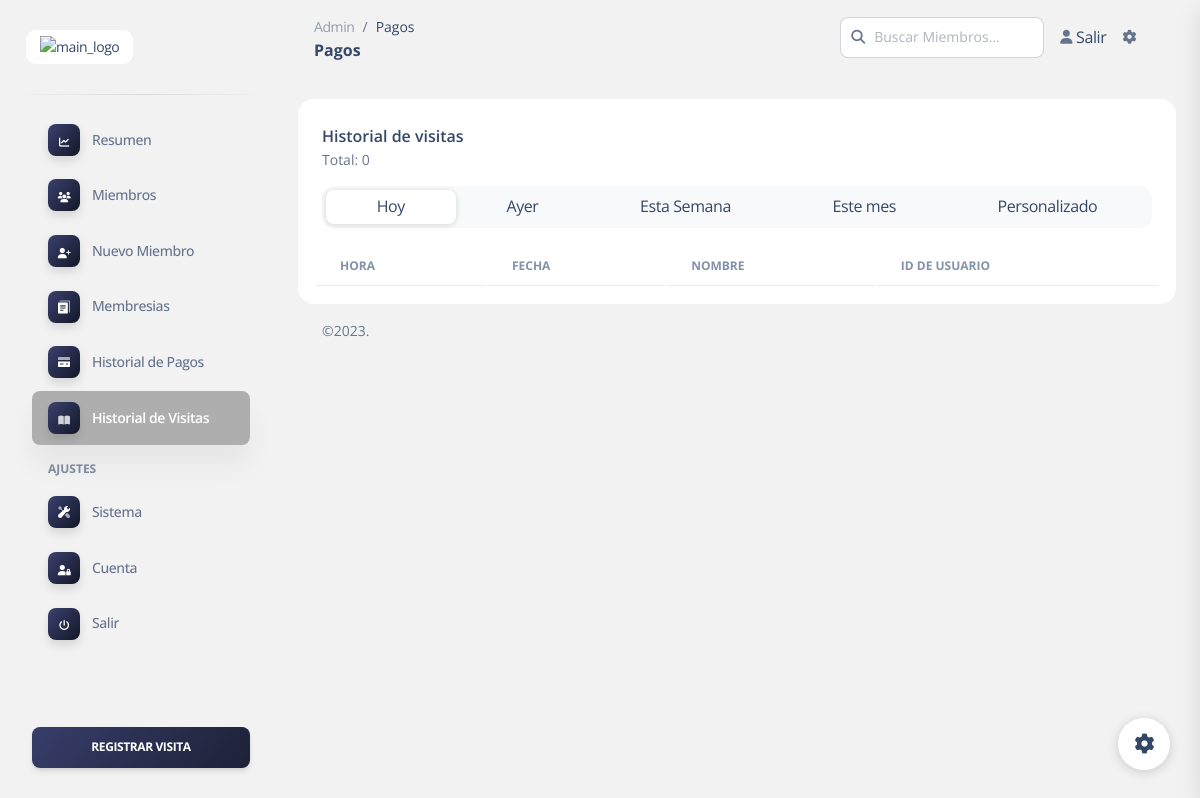
The page /dashboard/admin/visit_history.php (signed in) on the database as committed earlier.
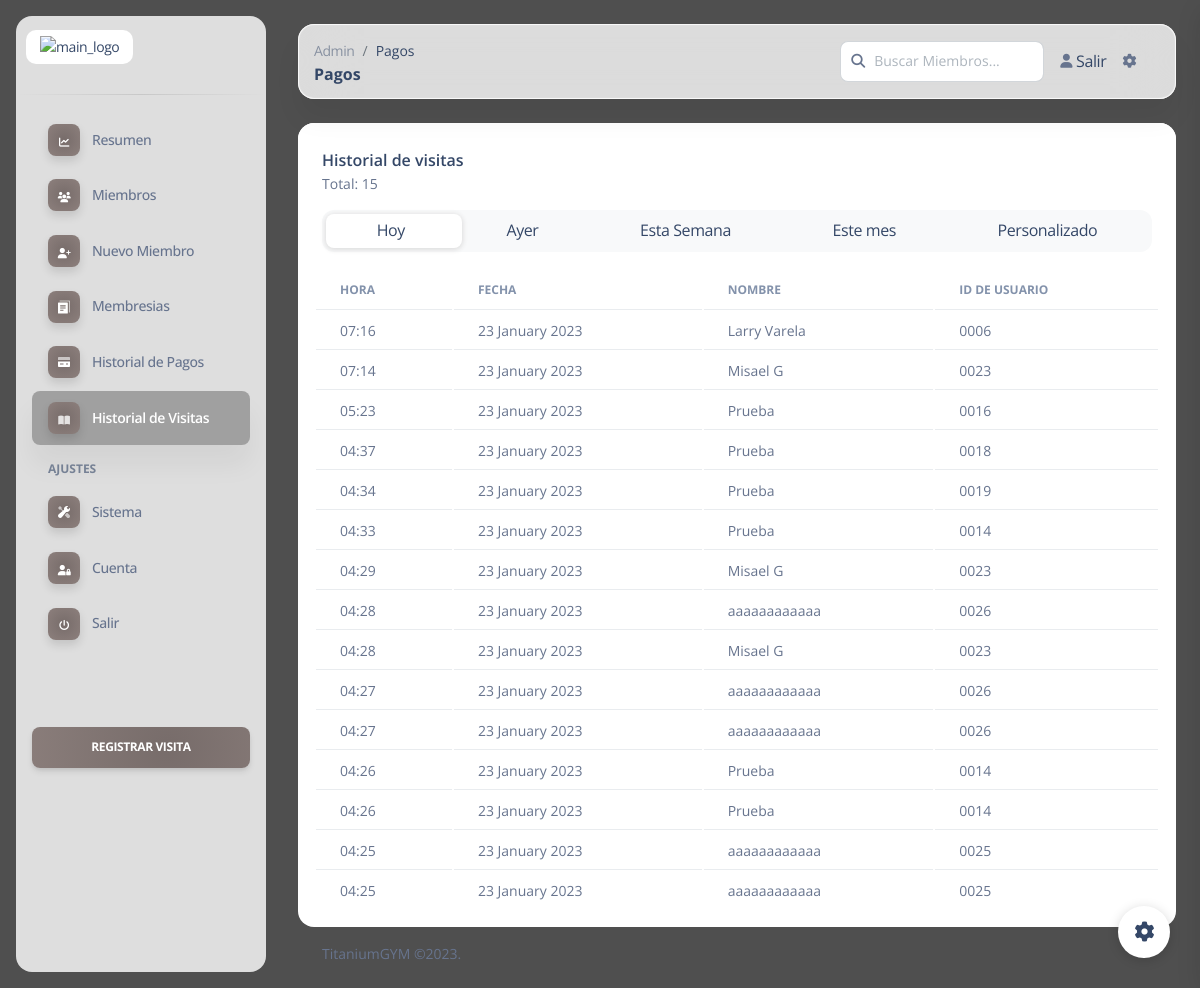
The same page on the database as committed later.
### tables this page shows
CREATE TABLE `bitacora` (
  `id` int(10) UNSIGNED ZEROFILL NOT NULL,
  `uid` int(4) UNSIGNED ZEROFILL NOT NULL,
  `datetime` timestamp NOT NULL DEFAULT current_timestamp() ON UPDATE current_timestamp()
);

CREATE TABLE `users` (
  `userid` int(4) UNSIGNED ZEROFILL NOT NULL,
  `username` varchar(40) NOT NULL,
  `gender` varchar(8) NOT NULL,
  `phone` varchar(15) NOT NULL,
  `dob` varchar(10) NOT NULL,
  `joining_date` varchar(10) NOT NULL
);

### dashboard/admin/visit_history.php (the view, shortened to what the changed rows need)
<?php
	require '../../include/db_conn.php';
	$backgroundColor =  $_SESSION['backgroundColor'];
  $query  = "SELECT * FROM bitacora WHERE datetime BETWEEN CURDATE() AND NOW() ORDER BY id DESC";
  $result = mysqli_query($con, $query);
  $num_rows = mysqli_num_rows($result);
?>
<!DOCTYPE html>
<html lang="es">
<head>
  <link rel="stylesheet" href="../assets/css/all-min.css"  />
  <link href="../assets/css/nucleo-icons.css" rel="stylesheet" />
  <link href="../assets/css/nucleo-svg.css" rel="stylesheet" />
  <link href="../assets/css/nucleo-svg.css" rel="stylesheet" />
  <link id="pagestyle" href="../assets/css/soft-ui-dashboard.css?v=1.0.6" rel="stylesheet" />
</head>
<body class="g-sidenav-show  bg-gray-100" style="<?php echo "background:$backgroundColor !important;"?>">
  <main class="main-content position-relative max-height-vh-100 h-100 border-radius-lg ">
    <div class="container-fluid py-4">
      <div class="">
        <div class="card" style="box-shadow: none;">
          <div class="card-header pb-0">
            <div class="m-auto">
              <h6 class="m-auto">Historial de visitas</h6>
              <p id="totalCount" class="text-sm">Total: <?php echo $num_rows;?></p>
            </div>
          </div>
          <div class="card-body p-3">
            <div class="row">
              <div class="col-12">
                <div class="table-responsive p-0">
                  <table class="table align-items-center mb-0">
                    <thead>
                      <tr>
                        <th class="text-uppercase text-secondary text-xs font-weight-bolder">Hora</th>
                        <th class="text-uppercase text-secondary text-xs font-weight-bolder">Fecha</th>
                        <th class="text-uppercase text-secondary text-xs font-weight-bolder">Nombre</th>
                        <th class="text-uppercase text-secondary text-xs font-weight-bolder">ID de Usuario</th>
                      </tr>
                    </thead>
                    <tbody id="membersTable">
                    <?php
                      while ($row = mysqli_fetch_assoc($result)) {
                        $uid   = $row['uid'];
                        $dateTime   = $row['datetime'];
                        echo "<tr json-data=''>";
                        $query2  = "select * from users where userid = $uid limit 1";
                        $result2 = mysqli_query($con, $query2);
                        $user = mysqli_fetch_array($result2);
                        $userName = $user['username'];
                        echo "<td>
                          <div class='d-flex px-3'>
                            <p class='mb-0 text-sm'>".date('H:i', strtotime($dateTime))."</p>
                          </div>
                        </td>";
                        echo "<td>
                          <div class='d-flex px-3'>
                            <p class='mb-0 text-sm'>".strftime('%d %B %Y', strtotime($dateTime))."</p>
                          </div>
                        </td>";
                        echo "<td>
                        <div class='d-flex px-3'>
                          <p class='mb-0 text-sm'>$userName</p>
                        </div>
                      </td>";
                          echo "<td>
                                  <div class='d-flex px-3'>
                                    <p class='mb-0 text-sm '>$uid</p>
                                  </div>
                                </td>";
                      }
                      ?>
                    </tbody>
                  </table>
                </div>
              </div>
            </div>
          </div>
        </div>
      </div>
      <?php include 'components/footer.php';?>
    </div>
  </main>
</body>
</html>

### dashboard/admin/components/footer.php (shortened to what the changed rows need)
<footer class="footer pt-3  ">
    <div class="container-fluid">
        <div class="row align-items-center justify-content-lg-between">
            <div class="col-lg-6 mb-lg-0 mb-4">
                <div class="copyright text-center text-sm text-muted text-lg-start">
                <?php echo $_SESSION['siteTitle']; ?> ©.
                </div>
            </div>
        </div>
    </div>
</footer>

Rows that differ between the two databases and show on the page:
added bitacora: datetime "07:16", datetime "23 January 2023", users.username "Larry Varela", uid "0006"
added bitacora: datetime "07:14", datetime "23 January 2023", users.username "Misael G", uid "0023"
added bitacora: datetime "05:23", datetime "23 January 2023", users.username "Prueba", uid "0016"
added bitacora: datetime "04:37", datetime "23 January 2023", users.username "Prueba", uid "0018"
added bitacora: datetime "04:34", datetime "23 January 2023", users.username "Prueba", uid "0019"
added bitacora: datetime "04:33", datetime "23 January 2023", users.username "Prueba", uid "0014"
added bitacora: datetime "04:29", datetime "23 January 2023", users.username "Misael G", uid "0023"
added bitacora: datetime "04:28", datetime "23 January 2023", users.username "aaaaaaaaaaaa", uid "0026"
added bitacora: datetime "04:28", datetime "23 January 2023", users.username "Misael G", uid "0023"
added bitacora: datetime "04:27", datetime "23 January 2023", users.username "aaaaaaaaaaaa", uid "0026"
added bitacora: datetime "04:27", datetime "23 January 2023", users.username "aaaaaaaaaaaa", uid "0026"
added bitacora: datetime "04:26", datetime "23 January 2023", users.username "Prueba", uid "0014"
added bitacora: datetime "04:26", datetime "23 January 2023", users.username "Prueba", uid "0014"
added bitacora: datetime "04:25", datetime "23 January 2023", users.username "aaaaaaaaaaaa", uid "0025"
added bitacora: datetime "04:25", datetime "23 January 2023", users.username "aaaaaaaaaaaa", uid "0025"
Other text that changed with them:
$num_rows: "0" → "15"
$_SESSION['siteTitle']: (not shown) → "TitaniumGYM"
